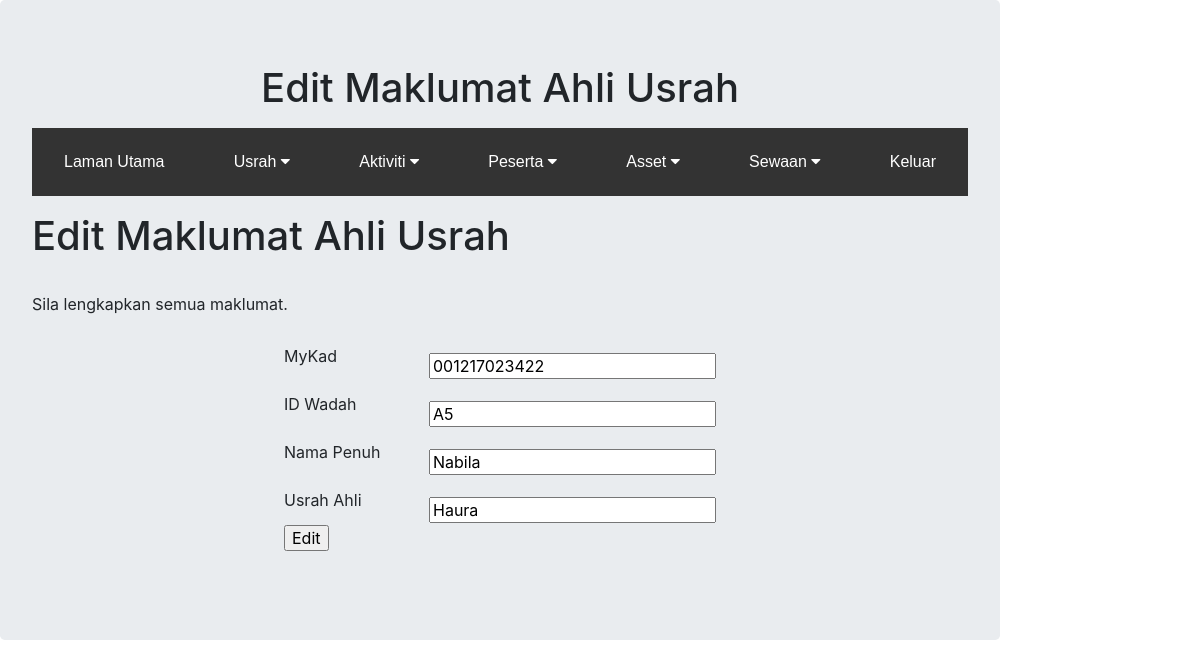
Screenshot of /editmember.php?ic_ahli=001217023422 with the database file from the repository.
### tables this page shows
CREATE TABLE `ahli` (
  `ic_ahli` varchar(14) NOT NULL,
  `usrah_ahli` varchar(50) NOT NULL,
  `idwadah_ahli` varchar(50) NOT NULL,
  `nama_ahli` varchar(50) NOT NULL
);

### editmember.php (the view, shortened to what this page needs)
<head>
<link rel="stylesheet" type="text/css" href="https://maxcdn.bootstrapcdn.com/bootstrap/4.0.0/css/bootstrap.min.css">
</head>
<body>
	<div class="jumbotron">
		<center><h1>Edit Maklumat Ahli Usrah</h1></center>
		<p><?php include ("dropdown.php");?></p>
<?php
		if (isset($_GET['ic_ahli']))
			$ic_ahli = $_GET['ic_ahli'];
		else
			$ic_ahli = 0;
		include 'dbconnect.php';
		$query = "SELECT ic_ahli, idwadah_ahli, nama_ahli, usrah_ahli
		FROM ahli where ic_ahli = '$ic_ahli'";
		$result = mysqli_query($conn,$query) or die('SQL error');
		$row = mysqli_fetch_array($result, MYSQLI_ASSOC);
?>
		<H1>Edit Maklumat Ahli Usrah</H1><br>
        <p>Sila lengkapkan semua maklumat.</p>
        <form action="<?php echo $_SERVER['PHP_SELF']?>?ic_ahli=<?php print $ic_ahli?>" method="post"><table align="center">
       <tr><td width="145"><span class="style2"></span>MyKad</td>
        <td width="163"><br><input name="ic_ahli" type="text" value="<?php echo $row['ic_ahli']; ?>" onChange="showCat1(this.value)" onKeyUp="char(this)" size="23" maxlength="15" placeholder="eg : 960961451140" required /></td>
         </tr>
        <tr><td>ID Wadah</td>
        <td><br><input name="idwadah_ahli" value="<?php echo $row['idwadah_ahli']; ?>" type="text" onKeyUp="char(this)" size="23" maxlength="12" placeholder="eg : A1" required/></td>
        </tr>
       <tr>
       <td>Nama Penuh</td>
        <td><br> <input name="nama_ahli" value="<?php echo $row['nama_ahli']; ?>" type="text" size="23" required/></td>
        </tr>
        <tr>
       <td>Usrah Ahli</td>
        <td><br><input name="usrah_ahli" value="<?php echo $row['usrah_ahli']; ?>" type="text" size="23" required/></td>
        </tr>
        <td colspan="5">
        <label>
          <div align="right">
            <input type="submit" name="edit" value="Edit";/>
          </div>
        </label></td>
			</tr></table></form>
</body>

### editmember.php (style rules this page uses)
body { background-repeat: no-repeat; background-position: right top; margin-right: 200px; background-attachment: fixed; }

### rows the page displays
ahli: ic_ahli "001217023422", idwadah_ahli "A5", nama_ahli "Nabila", usrah_ahli "Haura"
